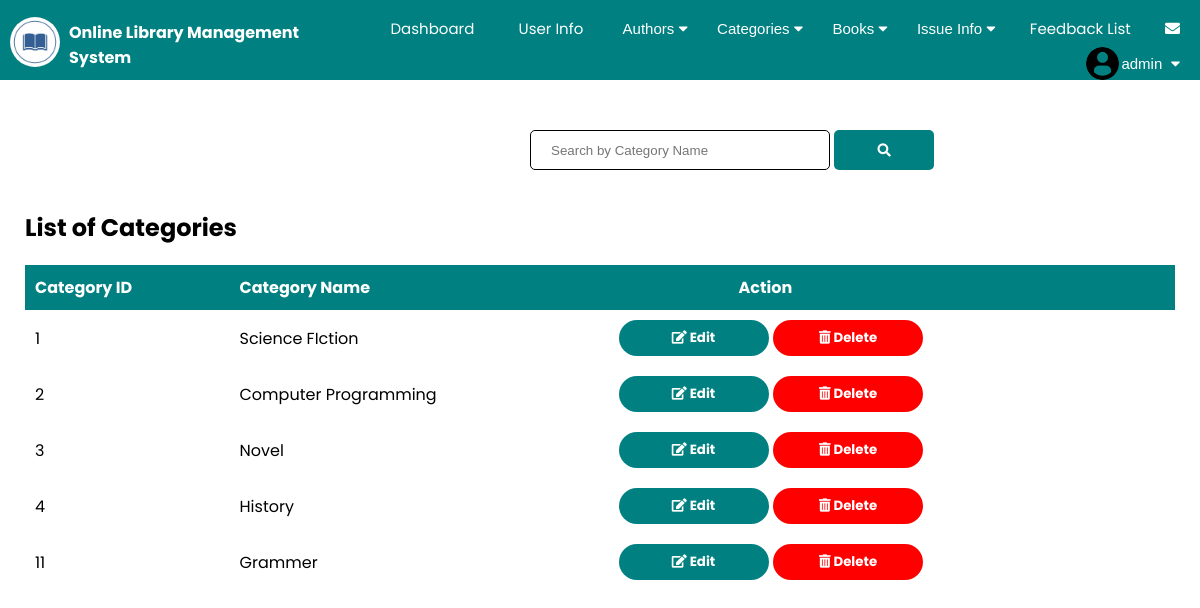
The page /manage_categories.php (signed in) on the database its author committed.
### tables this page shows
CREATE TABLE `category` (
  `categoryid` int(111) NOT NULL,
  `categoryname` varchar(111) NOT NULL
);

### manage_categories.php (the view, shortened to what this page needs)
<?php
	include "connection.php";
    include "admin_navbar.php";
?>
<!DOCTYPE html>
<html lang="en">
<head>
    <link rel="stylesheet" href="https://cdnjs.cloudflare.com/ajax/libs/font-awesome/5.15.2/css/all.min.css" />
    <link rel="stylesheet" href="style.css?v=<?php echo time(); ?>">
</head>
<body>
    <div class="search-bar admin-search">
        <form action="" method='post'>
            <input type="search" name='search' placeholder='Search by Category Name' required>
            <button type='submit' name='submit'><i class="fas fa-search"></i></button>
        </form>
    </div>
    <div class="request-table">
        <div class="request-container">
            <h2 class="request-title user-info-title">List of Categories</h2>
        <?php
		if(isset($_POST['submit']))
		{
			$q = mysqli_query($db,"SELECT * FROM category where categoryname like '%$_POST[search]%'; ");
			if(mysqli_num_rows($q) == 0)
			{
				echo "Sorry! No Categories found. Try searching again";
			}
			else
			{
				echo "<table class='rtable authortable'>";
                echo "<tr style='background-color: teal;'>";
                echo "<th>"; echo "Category ID"; echo "</th>";
                echo "<th>"; echo "Category Name"; echo "</th>";
                echo "<th>"; echo "Action"; echo "</th>";
                echo "</tr>";
                while($row = mysqli_fetch_assoc($q))
                {
                    echo "<tr>";
                    echo "<td>"; echo $row['categoryid']; echo "</td>";
                    echo "<td>"; echo $row['categoryname']; echo "</td>";
                    echo "<td>";?><a href="edit_category.php?ed=<?php echo $row['categoryid'];?>"><button style="font-weight:bold;" type="submit" name="submit1" class="btn btn-default actionbtn"><i class="fas fa-edit"></i> Edit
			        </button>
                    </a>
                    <a href="delete_category.php?del=<?php echo $row['categoryid'];?>"><button onclick="del()" style="font-weight:bold;" type="submit" name="submit1" class="delbtn" ><i class="fas fa-trash-alt"></i> Delete
                        </button>
                    </a>
			        <?php
			        echo "</td>";
                    echo "</tr>";
                }
                echo "</table>";
		    }
		}
		else
		{
			$res = mysqli_query($db,"SELECT * FROM category; ");
            echo "<table class='rtable authortable'>";
            echo "<tr style='background-color: teal;'>";
            echo "<th>"; echo "Category ID"; echo "</th>";
            echo "<th>"; echo "Category Name"; echo "</th>";
            echo "<th>"; echo "Action"; echo "</th>";
            echo "</tr>";
            while($row = mysqli_fetch_assoc($res))
            {
                echo "<tr>";
                echo "<td>"; echo $row['categoryid']; echo "</td>";
                echo "<td>"; echo $row['categoryname']; echo "</td>";
                echo "<td>";?><a href="edit_category.php?ed=<?php echo $row['categoryid'];?>"><button style="font-weight:bold;" type="submit" name="submit1" class="btn btn-default actionbtn"><i class="fas fa-edit"></i> Edit
                </button>
                </a>
                <a href="delete_category.php?del=<?php echo $row['categoryid'];?>"><button onclick="del()" style="font-weight:bold;" type="submit" name="submit1" class="delbtn"><i class="fas fa-trash-alt"></i> Delete
                </button></a>
                <?php
                echo "</td>";
                echo "</tr>";
            }
            echo "</table>";
		}
        ?>
        </div>
    </div>
</body>
</html>

### style.css (style rules this page uses)
html { scroll-behavior: smooth; }
* { margin: 0; padding: 0; box-sizing: border-box; }
body { font-family: 'Poppins', sans-serif; }
a { text-decoration: none; color: #fff; font-size: 17px; }
.profile-table tr,td { border: none; padding: 10px; }
.btn-default { margin-top: 20px; margin-left: 60px; width: 150px; cursor: pointer; outline: none; border: none; }
.search-bar { margin-left: 480px; }
.search-bar input { border-radius: 5px; border: 1px solid; height: 40px; padding: 10px; padding-left: 20px; }
.search-bar button { width: 100px; padding: 10px; height: 40px; background-color: teal; color: white; border: none; border-radius: 5px; cursor: pointer; transition: 0.4s; outline: none; }
.admin-search { padding-top: 40px; margin-left: 530px; }
.btn { font-family: 'Poppins', sans-serif; }
.request-table { padding-bottom: 500px; }
.request-container { max-width: 1300px; margin: auto; padding-left: 25px; padding-right: 25px; }
.request-container .request-title { padding-top: 100px; }
.request-container .user-info-title { padding-top: 30px; }
.rtable { width: 100%; margin-top: 20px; border-collapse: collapse; }
.rtable th { text-align: left; color: white; padding: 10px; }
.authortable th:last-child { padding-left: 130px; }
.actionbtn { padding: 10px; margin: 0; }
.delbtn { background-color: red; color: #fff; padding: 8px 30px; border-radius: 30px; transition: background-color 0.4s; outline: none; border: none; cursor: pointer; width: 150px; font-family: 'Poppins', sans-serif; }
form input { width: 300px; height: 30px; margin: 10px 0; padding: 0 10px; border: 1px solid #ccc; }
.btn { display: inline-block; background-color: teal; color: #fff; padding: 8px 30px; border-radius: 30px; transition: background-color 0.4s; outline: none; }

### rows shown on the page
category: categoryid "1", categoryname "Science FIction"
category: categoryid "2", categoryname "Computer Programming"
category: categoryid "3", categoryname "Novel"
category: categoryid "4", categoryname "History"
category: categoryid "11", categoryname "Grammer"

### other values the page prints
$_SESSION['login_admin_username'] "admin"
